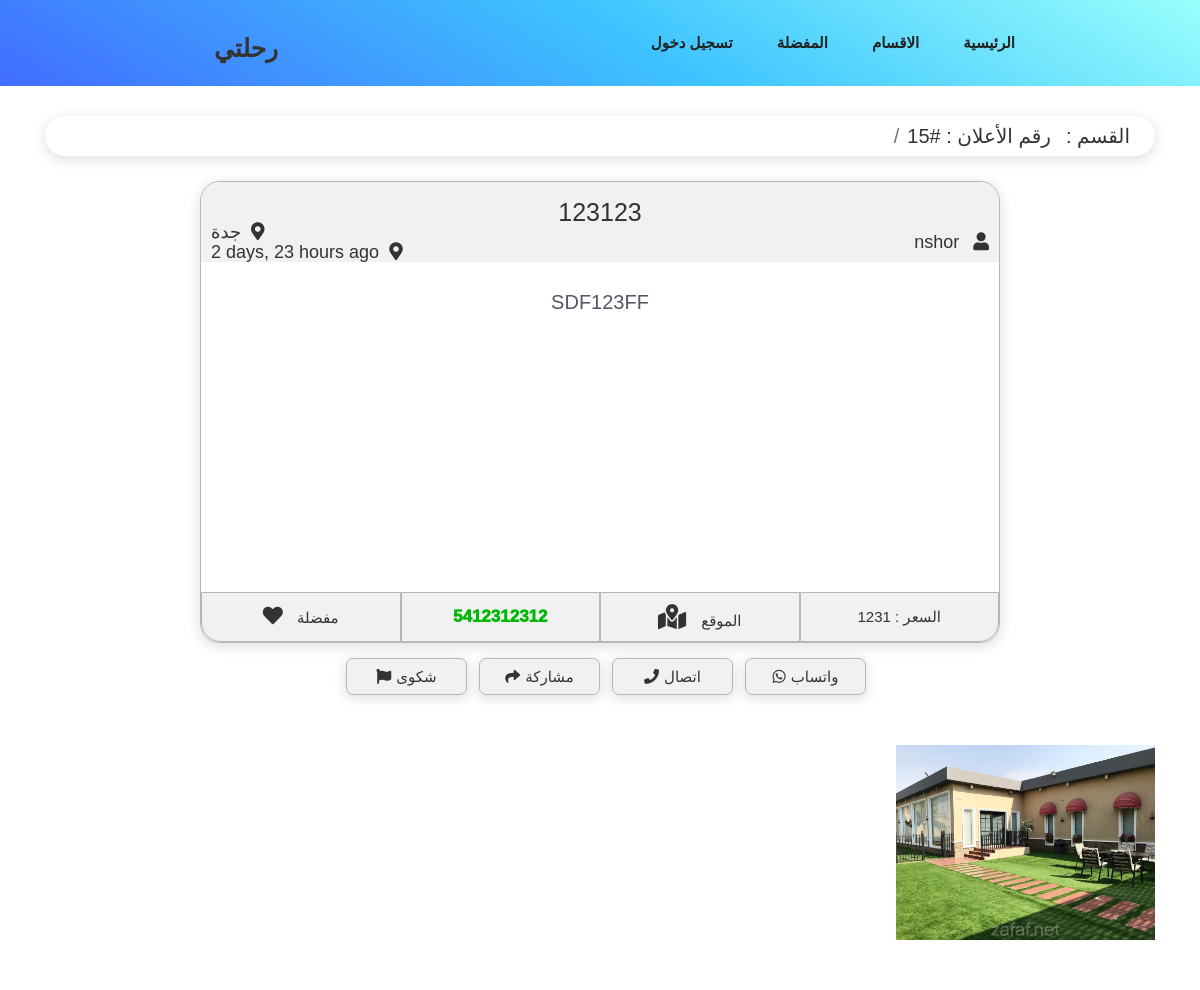
/15, run on the app's committed database.
### adds/models.py (models this page shows, shortened)
class add_detail(models.Model):  # table
    username = models.CharField(max_length=10,default='')
    title = models.CharField(max_length=50)  # column
    description = models.TextField(max_length=1000)
    price = models.CharField(max_length=5)
    phone = models.CharField(max_length=10,default='',validators=[RegexValidator(regex='^.{10}$', message='Length has to be 10', code='nomatch')])
    image = models.ImageField(upload_to=image_upload)
    city = models.CharField(max_length=15, choices=city_names)
    cate = models.CharField(max_length=15, choices=bre)
    updated_at = models.DateTimeField(auto_now_add=True)
    img1 = models.ImageField(upload_to=image_upload,blank=True)
    img2 = models.ImageField(upload_to=image_upload,blank=True)
    img3 = models.ImageField(upload_to=image_upload,blank=True)
    img4 = models.ImageField(upload_to=image_upload,blank=True)
    pass

### adds/views.py (the view)
# urls.py: path('<int:id>',views.detail,name='details'),
def detail(request,id):
    detail = add_detail.objects.get(id=id)
    context= {'ad_details': detail}
    return render(request,'dd_detail.html',context)
    pass

### adds/templates/dd_detail.html (shortened to what this page needs)
{% extends 'base.html' %}
{% block body %}
{% load static %}
{% load humanize %}
<html>
</html>
<!DOCTYPE html>
<html lang="en">
<head>
    <link rel="stylesheet" href="{% static 'css/lightbox.css' %}">
    <link rel="stylesheet" href="https://cdnjs.cloudflare.com/ajax/libs/lightbox2/2.8.2/css/lightbox.min.css">
        <link rel="stylesheet" href="{% static 'css/ad_details.css' %}">
</head>
<body>
    <div class="container">
       <div class="add-nav-bar">
            <nav aria-label="breadcrumb">
  <ol class="breadcrumb tapp-flex">
      <li class="breadcrumb-item"><a >  القسم :      {{ad_details.a8sam}}         </a></li>
      <li class="breadcrumb-item"><a >  رقم الأعلان :      #{{ad_details.id}}        </a></li>
  </ol>
</nav>
    </div>
        <div class="ad-main-box">
            <div class="box-header">
                <div class="ad-name-div">
                    <div class="ad-name"> {{ad_details.title}}</div>
                </div>
                <div class="rating-username-div">
                    <div class="username">  {{ad_details.username }} <i class="fas fa-user"></i></div>
                    <div class="head-left-city-date">
                          <div class="rating"> {{ad_details.city}}  <i class="fas fa-map-marker-alt"></i> </div>
                    <div class="rating"> {{ad_details.updated_at|naturaltime}}  <i class="fas fa-map-marker-alt"></i> </div>
                    </div>
                </div>
            </div>
            <div class="box-contains">
                <div class="add-context">
                   {{ad_details.description}}
                                   </div>
            </div>
            <div class="box-footer">
                <div class="footer-box box1" >
                    <div class="box-lable"> <i class="fas fa-heart"></i> مفضلة </div>
            </div>
                <div class="footer-box phonenamber-hide">
                    <div class="box-lable">                 <div class="phone-number"> {{ad_details.phone}} </div> </div>
                     </div>
                <div class="footer-box">
                    <div class="box-lable"><i class="fas fa-map-marked-alt"></i>الموقع </div>
                </div>
                <div class="footer-box box4">
                    <div class="add-price"> السعر :  {{ad_details.price}} </div>
                </div>
            </div>
        </div>
        <div class="ender-boxes">
            <div class="box">      واتساب  <div class="icon1">  <i class="fab fa-whatsapp"></i> </div>  </div>
            <div class="box">      اتصال  <div class="icon1">   <i class="fas fa-phone"></i> </div>  </div>
            <div class="box">      مشاركة  <div class="icon1"> <i class="fas fa-share"></i> </div>  </div>
            <div class="box">      شكوى  <div class="icon1">  <i class="fas fa-flag"></i> </div>  </div>
 <div class="photo-gallery">
        <div class="container">
            <div class="row photos">
                <div class="col-sm-6 col-md-4 col-lg-3 item"><a href="{{ad_details.image.url}}" data-lightbox="photos"><img class="img-fluid" src="{{ad_details.image.url}}"></a></div>
            </div>
        </div>
    </div>
</body>
</html>
{% endblock body %}

### static/css/register.css (style rules this page uses)
.container { padding-left: 15px; padding-right: 15px; margin-left: auto; margin-right: auto; }
@media (min-width: 768px) { .container { width: 750px; } }
@media (min-width: 992px) { .container { width: 970px; } }
@media (min-width: 1200px) { .container { width: 1170px; } }
body { background-color: #000 }

### static/css/all.css (style rules this page uses)
.fa, .fas, .far, .fal, .fad, .fab { -moz-osx-font-smoothing: grayscale; -webkit-font-smoothing: antialiased; display: inline-block; font-style: normal; font-variant: normal; text-rendering: auto; line-height: 1; }
.fa-flag:before { content: "\f024"; }
.fa-heart:before { content: "\f004"; }
.fa-map-marked-alt:before { content: "\f5a0"; }
.fa-map-marker-alt:before { content: "\f3c5"; }
.fa-phone:before { content: "\f095"; }
.fa-share:before { content: "\f064"; }
.fa-user:before { content: "\f007"; }
.fa-whatsapp:before { content: "\f232"; }
.fab { font-family: 'Font Awesome 5 Brands'; font-weight: 400; }
.fa, .fas { font-family: 'Font Awesome 5 Free'; font-weight: 900; }

### static/css/webflow.css (style rules this page uses)
* { -webkit-box-sizing: border-box; -moz-box-sizing: border-box; box-sizing: border-box; }
html { height: 100%; }
body { margin: 0; min-height: 100%; background-color: ##fdfdfd; font-family: Arial, sans-serif; font-size: 14px; line-height: 20px; color: #333; }
img { max-width: 100%; vertical-align: middle; display: inline-block; }
ul, ol { margin-top: 0px; margin-bottom: 10px; padding-left: 40px; }
.add-nav-bar { height: 20px; margin-left: auto; font-size: 20px; margin-right: auto; }
.add-nav-bar { border-radius: 20px; background-color: #ffffff; height: 40px; padding: 5px; font-size: 20px; box-shadow: rgb(0 0 0 / 12%) 0 3px 13px 1px; }
nav { margin: 5px; }
.add-nav-bar { direction: rtl; }
nav { margin-right: 20px; }
.add-nav-bar { margin-top: 30px; }
li.breadcrumb-item { margin-left: 15px; }
ol li, ul li { list-style: none; }
ol, ul { margin: 0; padding: 0; }

### static/css/rehlaty.webflow.css (style rules this page uses)
.body { margin-right: auto; margin-left: auto; font-family: Cairo, sans-serif; font-size: 15px; }

### static/css/lightbox.css (style rules this page uses)
.photo-gallery { color:#313437; background-color:#fff; }
.photo-gallery .photos { padding-bottom:20px; }
.photo-gallery .item { padding-bottom:30px; }

### data on the page
add_detail: id "15", title "123123", username "nshor", city "جدة", updated_at "2 days, 23 hours ago", description "SDF123FF", phone "5412312312", price "1231", image (picture)
